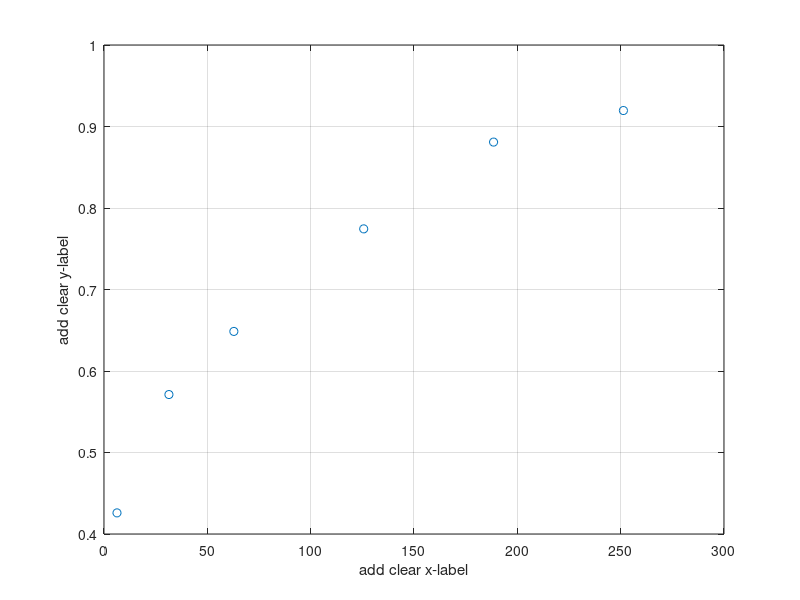

Here is the MATLAB script that generated this plot: (Note: this script raises an error after producing the figure.)
clear all;
close all;
clc;

% TODO: save this script in your own work folder. Remove template from the
% name and add your own name.
% COPY OF LAB 1

%% Measurement data

% TODO: fill measurement results in data vectors
n = [1,5,10,20,30,40];                             % rotational speed [rev/s]
omega_m = 2*pi*n;                         % rotational speed [rad/s]
Ia = [0.44, 0.59, 0.67, 0.80, 0.91, 0.95];                            % measured armature current
k_phi = 0.968;                           % calculated value from previous section


%% Calculations 

% TODO: add equation to calculate friction torque T_f and mechanical power
% delivered by the DC machine.
T_f = k_phi*Ia;

%% Plot results

figure('units','normalized','outerposition',[0 0 1 1]);

% TODO: add data to plot the speed vs the friction torque
plot(omega_m, T_f,'o');                         % add variables to plot. 'o' symbol is added to represent the data on plot using circles instead of line
grid on;
xlabel('add clear x-label');        % add x label
ylabel('add clear y-label');        % add y label

%% Data fit 
% TODO: Add fit to measured curve of friction torque Tfw using the fit function.
%
% fitobject = fit(x,y,fitType) creates the fit to the data in x and y with the model specified by fitType.
% fitType is a model type to fit, which can be chosen from, for example:
%
% 1. 'poly1' - Linear polynomial curve
% 2. 'poly2' - Quadratic polynomial curve
% 3. 'poly3' - Cubic polynomial curve
%
% Think about the order of polynomial order based on the type of dependency you have. 

% 2. plot fitting result. 
%
% Note: Instead of line vectors, the x and y axis vectors should be transformed 
% in columnn vectors : x' and y'.

f = fit(omega_m', T_f','poly1')

% Plot fit result in same window as the measurement data. 
hold all;
plot(f);
xlabel('omega_m');        % add x label
ylabel('T_f');        % add y label
%% Plot results

% TODO: Finalise plots with legend, axis labels, units etc.
